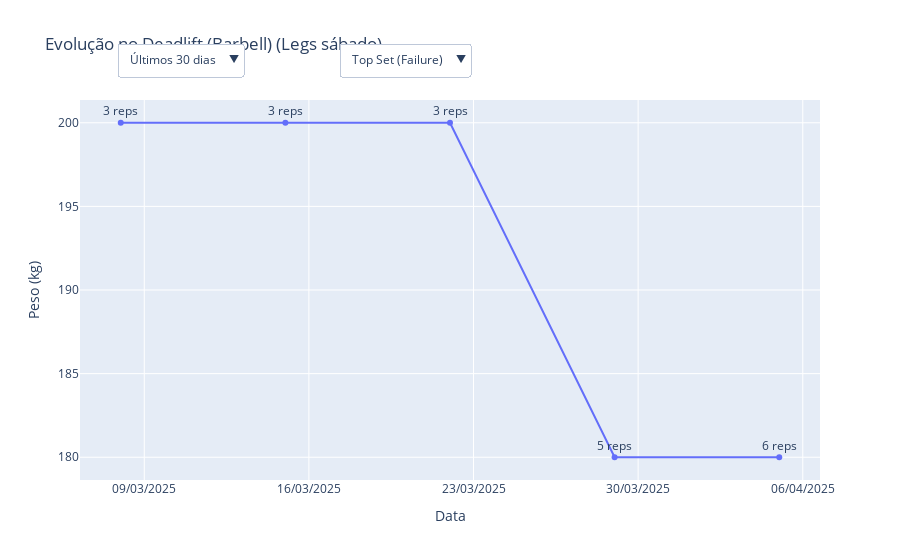

The notebook cell this image was saved under:
### Code cell
import plotly.graph_objects as go
import pandas as pd
from datetime import timedelta

# Função auxiliar para criar os botões de séries
def create_series_buttons(orders_periodo, all_orders, has_failure):
    buttons = []
    # Top Set
    if has_failure:
        buttons.append({
            "label": "Top Set (Failure)",
            "method": "update",
            "args": [{"visible": [True] + [False]*len(all_orders)}]
        })

    # Work Sets
    for o in orders_periodo:
        buttons.append({
            "label": f"Work Set {int(o)}",
            "method": "update",
            "args": [{"visible": [False] + [True if o == current else False for current in all_orders]}]
        })

    # Todas
    buttons.append({
        "label": "Todas as séries",
        "method": "update",
        "args": [{"visible": [True] + [True if o in orders_periodo else False for o in all_orders]}]
    })

    return buttons

# Função principal com lógica dos botões
def gerar_grafico_interativo_com_series(df, treino_nome, exercicio_nome, output_path='grafico_treino_com_series.html'):
    df = df.copy()
    df['date'] = pd.to_datetime(df['date']).dt.date

    exercicio_df = df[(df['title'] == treino_nome) & (df['exercise_title'] == exercicio_nome)]
    if exercicio_df.empty:
        print("Sem dados.")
        return None

    has_failure = not exercicio_df[exercicio_df['set_type'] == 'failure'].empty
    max_date = exercicio_df['date'].max()

    exercicio_df['normal_order'] = None
    for dt in exercicio_df['date'].unique():
        subset = exercicio_df[(exercicio_df['date'] == dt) & (exercicio_df['set_type'] == 'normal')].sort_values('set_index')
        for i, idx in enumerate(subset.index, 1):
            exercicio_df.loc[idx, 'normal_order'] = i

    exercicio_df['normal_order'] = exercicio_df['normal_order'].astype('Int64')

    all_orders = sorted(exercicio_df[(exercicio_df['normal_order'].notna()) & (exercicio_df['date'] >= (max_date - timedelta(days=90)))]['normal_order'].unique())

    # Criação de traces
    traces = []

    # Top set (visível inicialmente)
    if has_failure:
        fdata = exercicio_df[(exercicio_df['set_type'] == 'failure') & (exercicio_df['date'] >= max_date - timedelta(days=30))]
        traces.append(go.Scatter(
            x=fdata['date'], y=fdata['weight_kg'], text=[f"{r} reps" for r in fdata['reps']],
            mode='lines+markers+text', textposition='top center',
            name='Top Set (Failure)', visible=True
        ))

    # Work sets (invisíveis inicialmente)
    for o in all_orders:
        wdata = exercicio_df[(exercicio_df['normal_order'] == o) & (exercicio_df['date'] >= max_date - timedelta(days=30))]
        traces.append(go.Scatter(
            x=wdata['date'], y=wdata['weight_kg'], text=[f"{r} reps" for r in wdata['reps']],
            mode='lines+markers+text', textposition='top center',
            name=f'Work Set {int(o)}', visible=False
        ))

    # Armazena botões e dados por período
    periodos = [30, 60, 90]
    period_buttons = []

    for dias in periodos:
        periodo_inicio = max_date - timedelta(days=dias)
        orders = sorted(exercicio_df[(exercicio_df['normal_order'].notna()) & (exercicio_df['date'] >= periodo_inicio)]['normal_order'].unique())

        x_list, y_list, text_list = [], [], []

        if has_failure:
            df_f = exercicio_df[(exercicio_df['set_type'] == 'failure') & (exercicio_df['date'] >= periodo_inicio)]
            x_list.append(df_f['date'].tolist())
            y_list.append(df_f['weight_kg'].tolist())
            text_list.append([f"{r} reps" for r in df_f['reps']])
        else:
            x_list.append([]); y_list.append([]); text_list.append([])

        for o in all_orders:
            df_w = exercicio_df[(exercicio_df['normal_order'] == o) & (exercicio_df['date'] >= periodo_inicio)]
            x_list.append(df_w['date'].tolist())
            y_list.append(df_w['weight_kg'].tolist())
            text_list.append([f"{r} reps" for r in df_w['reps']])

        period_buttons.append(dict(
            label=f"Últimos {dias} dias",
            method="update",
            args=[
                {"x": x_list, "y": y_list, "text": text_list},
                {"updatemenus[1].buttons": create_series_buttons(orders, all_orders, has_failure)}
            ]
        ))

    layout = go.Layout(
    title=f'Evolução no {exercicio_nome} ({treino_nome})',
    xaxis=dict(
        title='Data',
        tickformat='%d/%m/%Y'  # Como no original
        # Removido o 'range' para deixar automático como era antes
    ),
    yaxis=dict(
        title='Peso (kg)'  # Sem forçar range até zero
    ),
    hovermode='closest',
    updatemenus=[
        dict(
            buttons=period_buttons,
            direction="down", showactive=True, active=0,
            x=0.05, xanchor="left", y=1.15, yanchor="top"
        ),
        dict(
            buttons=create_series_buttons(
                sorted(exercicio_df[(exercicio_df['normal_order'].notna()) & (exercicio_df['date'] >= max_date - timedelta(days=30))]['normal_order'].unique()),
                all_orders,
                has_failure
            ),
            direction="down", showactive=True, active=0,
            x=0.35, xanchor="left", y=1.15, yanchor="top"
        )
    ]
)

    fig = go.Figure(data=traces, layout=layout)
    fig.write_html(output_path, auto_open=False)
    return fig

# Exemplo de uso
graf = gerar_grafico_interativo_com_series(workout_df_columns_filtered, 'Legs sábado', 'Deadlift (Barbell)')
if graf is not None:
    graf.show()

### Figure 1 — Plotly figure (JSON) as saved in the notebook; plotly's stock layout.template omitted (floating-point values rounded to 4 significant figures)
{"data": [{"mode": "lines+markers+text", "name": "Top Set (Failure)", "text": ["6 reps", "5 reps", "3 reps", "3 reps", "3 reps"], "textposition": "top center", "type": "scatter", "visible": true, "x": ["2025-04-05", "2025-03-29", "2025-03-22", "2025-03-15", "2025-03-08"], "y": [180.0, 180.0, 200.0, 200.0, 200.0]}, {"mode": "lines+markers+text", "name": "Work Set 1", "text": ["5 reps", "3 reps", "4 reps", "5 reps", "5 reps"], "textposition": "top center", "type": "scatter", "visible": false, "x": ["2025-04-05", "2025-03-29", "2025-03-22", "2025-03-15", "2025-03-08"], "y": [180.0, 200.0, 200.0, 200.0, 200.0]}, {"mode": "lines+markers+text", "name": "Work Set 2", "text": [], "textposition": "top center", "type": "scatter", "visible": false, "x": [], "y": []}], "layout": {"hovermode": "closest", "title": {"text": "Evolução no Deadlift (Barbell) (Legs sábado)"}, "updatemenus": [{"active": 0, "buttons": [{"args": [{"text": [["6 reps", "5 reps", "3 reps", "3 reps", "3 reps"], ["5 reps", "3 reps", "4 reps", "5 reps", "5 reps"], []], "x": [["2025-04-05", "2025-03-29", "2025-03-22", "2025-03-15", "2025-03-08"], ["2025-04-05", "2025-03-29", "2025-03-22", "2025-03-15", "2025-03-08"], []], "y": [[180, 180, 200, 200, 200], [180, 200, 200, 200, 200], []]}, {"updatemenus[1].buttons": [{"args": [{"visible": [true, false, false]}], "label": "Top Set (Failure)", "method": "update"}, {"args": [{"visible": [false, true, false]}], "label": "Work Set 1", "method": "update"}, {"args": [{"visible": [true, true, false]}], "label": "Todas as séries", "method": "update"}]}], "label": "Últimos 30 dias", "method": "update"}, {"args": [{"text": [["6 reps", "5 reps", "3 reps", "3 reps", "3 reps", "4 reps", "4 reps"], ["5 reps", "3 reps", "4 reps", "5 reps", "5 reps", "4 reps", "6 reps"], []], "x": [["2025-04-05", "2025-03-29", "2025-03-22", "2025-03-15", "2025-03-08", "2025-03-01", "2025-02-22"], ["2025-04-05", "2025-03-29", "2025-03-22", "2025-03-15", "2025-03-08", "2025-03-01", "2025-02-22"], []], "y": [[180, 180, 200, 200, 200, 200, 200], [180, 200, 200, 200, 200, 200, 195], []]}, {"updatemenus[1].buttons": [{"args": [{"visible": [true, false, false]}], "label": "Top Set (Failure)", "method": "update"}, {"args": [{"visible": [false, true, false]}], "label": "Work Set 1", "method": "update"}, {"args": [{"visible": [true, true, false]}], "label": "Todas as séries", "method": "update"}]}], "label": "Últimos 60 dias", "method": "update"}, {"args": [{"text": [["6 reps", "5 reps", "3 reps", "3 reps", "3 reps", "4 reps", "4 reps", "3 reps", "4 reps", "4 reps", "4 reps"], ["5 reps", "3 reps", "4 reps", "5 reps", "5 reps", "4 reps", "6 reps", "6 reps", "4 reps", "6 reps", "4 reps"], ["4 reps", "4 reps", "6 reps", "4 reps"]], "x": [["2025-04-05", "2025-03-29", "2025-03-22", "2025-03-15", "2025-03-08", "2025-03-01", "2025-02-22", "2025-02-01", "2025-01-25", "2025-01-18", "2025-01-11"], ["2025-04-05", "2025-03-29", "2025-03-22", "2025-03-15", "2025-03-08", "2025-03-01", "2025-02-22", "2025-02-01", "2025-01-25", "2025-01-18", "2025-01-11"], ["2025-02-01", "2025-01-25", "2025-01-18", "2025-01-11"]], "y": [[180, 180, 200, 200, 200, 200, 200, 195, 195, 195, 190], [180, 200, 200, 200, 200, 200, 195, 195, 195, 190, 190], [195, 195, 190, 190]]}, {"updatemenus[1].buttons": [{"args": [{"visible": [true, false, false]}], "label": "Top Set (Failure)", "method": "update"}, {"args": [{"visible": [false, true, false]}], "label": "Work Set 1", "method": "update"}, {"args": [{"visible": [false, false, true]}], "label": "Work Set 2", "method": "update"}, {"args": [{"visible": [true, true, true]}], "label": "Todas as séries", "method": "update"}]}], "label": "Últimos 90 dias", "method": "update"}], "direction": "down", "showactive": true, "x": 0.05, "xanchor": "left", "y": 1.15, "yanchor": "top"}, {"active": 0, "buttons": [{"args": [{"visible": [true, false, false]}], "label": "Top Set (Failure)", "method": "update"}, {"args": [{"visible": [false, true, false]}], "label": "Work Set 1", "method": "update"}, {"args": [{"visible": [true, true, false]}], "label": "Todas as séries", "method": "update"}], "direction": "down", "showactive": true, "x": 0.35, "xanchor": "left", "y": 1.15, "yanchor": "top"}], "xaxis": {"tickformat": "%d/%m/%Y", "title": {"text": "Data"}}, "yaxis": {"title": {"text": "Peso (kg)"}}}}
